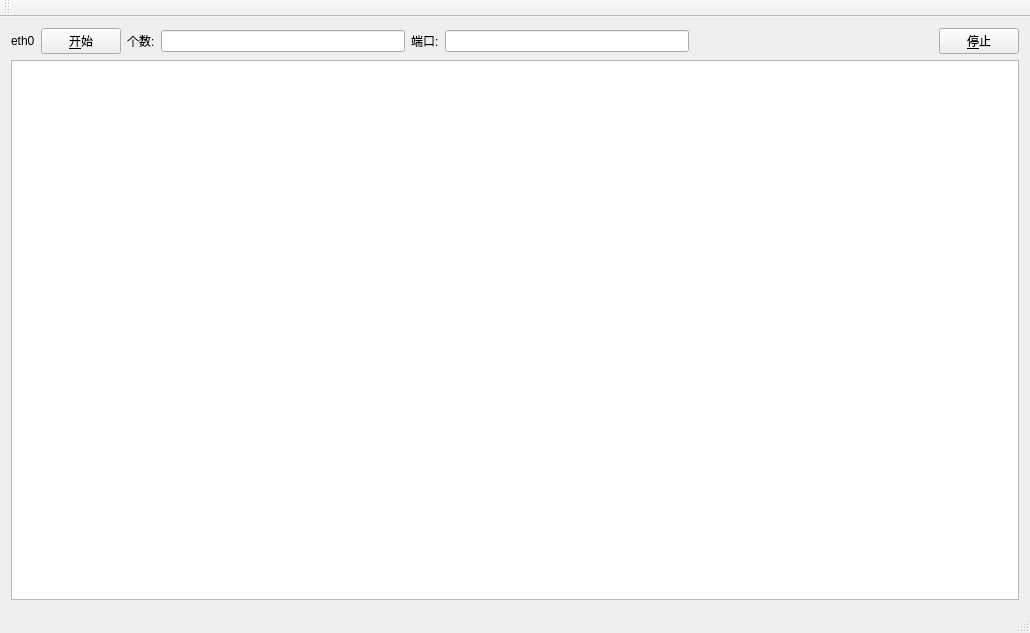
<?xml version="1.0" encoding="UTF-8"?>
<ui version="4.0">
 <class>MainWindow</class>
 <widget class="QMainWindow" name="MainWindow">
  <property name="geometry">
   <rect>
    <x>0</x>
    <y>0</y>
    <width>1030</width>
    <height>633</height>
   </rect>
  </property>
  <property name="windowTitle">
   <string>MainWindow</string>
  </property>
  <widget class="QWidget" name="centralWidget">
   <layout class="QVBoxLayout" name="verticalLayout">
    <item>
     <layout class="QHBoxLayout" name="horizontalLayout">
      <item>
       <widget class="QLabel" name="cardLabel">
        <property name="text">
         <string>eth0</string>
        </property>
       </widget>
      </item>
      <item>
       <widget class="QPushButton" name="startButton">
        <property name="text">
         <string>&amp;开始</string>
        </property>
       </widget>
      </item>
      <item>
       <widget class="QLabel" name="numberLabel">
        <property name="text">
         <string>个数:</string>
        </property>
       </widget>
      </item>
      <item>
       <widget class="QLineEdit" name="numberLineEdit"/>
      </item>
      <item>
       <widget class="QLabel" name="portLabel">
        <property name="text">
         <string>端口:</string>
        </property>
       </widget>
      </item>
      <item>
       <widget class="QLineEdit" name="portLineEdit"/>
      </item>
      <item>
       <spacer name="horizontalSpacer">
        <property name="orientation">
         <enum>Qt::Horizontal</enum>
        </property>
        <property name="sizeHint" stdset="0">
         <size>
          <width>40</width>
          <height>20</height>
         </size>
        </property>
       </spacer>
      </item>
      <item>
       <widget class="QPushButton" name="stopButton">
        <property name="text">
         <string>&amp;停止</string>
        </property>
       </widget>
      </item>
     </layout>
    </item>
    <item>
     <widget class="QTextBrowser" name="textBrowser"/>
    </item>
   </layout>
  </widget>
  <widget class="QMenuBar" name="menuBar">
   <property name="geometry">
    <rect>
     <x>0</x>
     <y>0</y>
     <width>1030</width>
     <height>25</height>
    </rect>
   </property>
  </widget>
  <widget class="QToolBar" name="mainToolBar">
   <attribute name="toolBarArea">
    <enum>TopToolBarArea</enum>
   </attribute>
   <attribute name="toolBarBreak">
    <bool>false</bool>
   </attribute>
  </widget>
  <widget class="QStatusBar" name="statusBar"/>
 </widget>
 <layoutdefault spacing="6" margin="11"/>
 <resources/>
 <connections/>
</ui>
